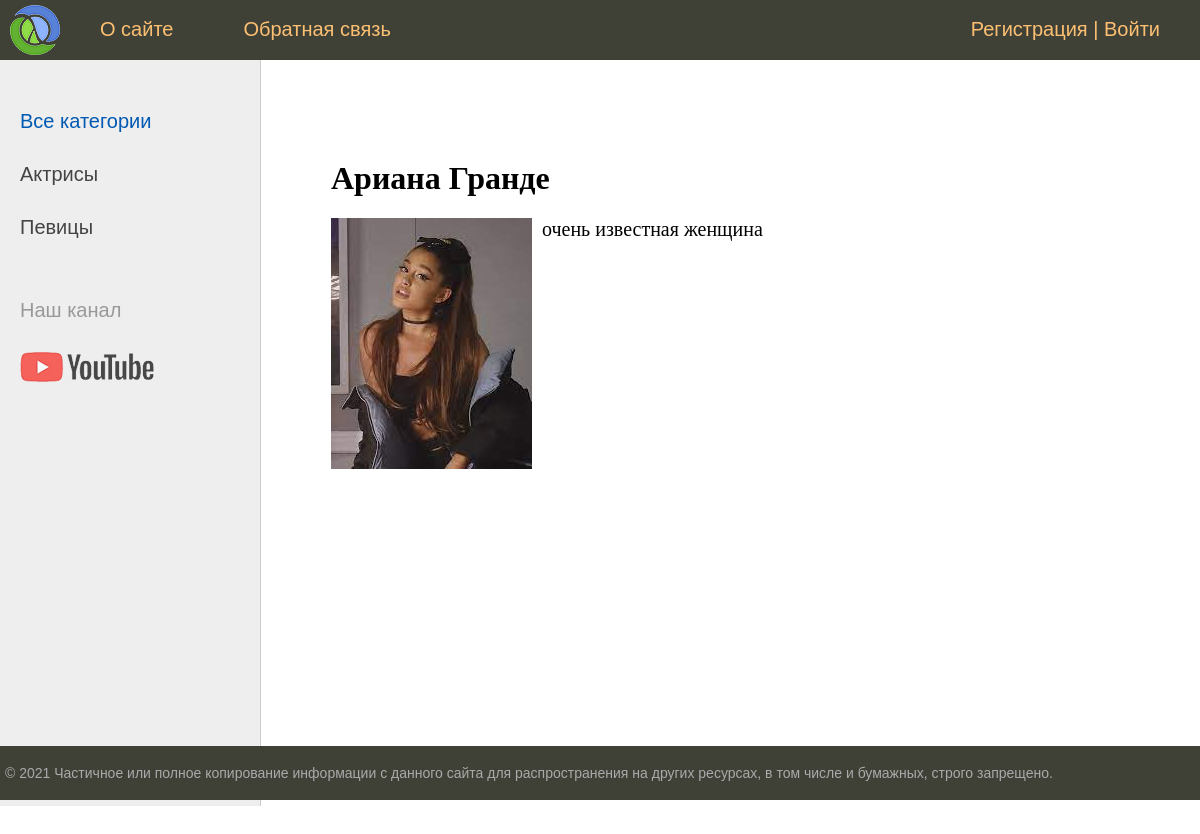
The app's page /post/ariana-grande/ with its own data.
### women/models.py (models this page shows, shortened)
class Category(models.Model):
    name = models.CharField(max_length=100, db_index=True, verbose_name="Категория")
    slug = models.SlugField(max_length=255, unique=True, db_index=True, verbose_name="URL")
    def get_absolute_url(self):
        return reverse('category', kwargs={'cat_slug': self.slug})
    class Meta:
        verbose_name = 'Категория'
        verbose_name_plural = 'Категория'
        ordering = ['id']

class Women(models.Model):
    title = models.CharField(max_length=255, verbose_name="Заголовок")
    slug = models.SlugField(max_length=255, unique=True,db_index=True, verbose_name="URL")
    content = models.TextField(blank=True, verbose_name="Текст статьи")
    photo = models.ImageField(upload_to="photos/%Y/%m/%d/", verbose_name="Фото")
    time_create = models.DateTimeField(auto_now_add=True, verbose_name="Время создания")
    time_update = models.DateTimeField(auto_now=True, verbose_name="Время изменения")
    is_published = models.BooleanField(default=True, verbose_name="Публикация")
    cat = models.ForeignKey('Category',  on_delete=models.PROTECT, verbose_name="Категория")
    def __str__(self):
        return self.title
    class Meta:
        verbose_name = 'Известные женщины'
        verbose_name_plural = 'Известные женщины'
        ordering = ['id']

### women/views.py (the view)
# urls.py: path('post/<slug:post_slug>/', ShowPost.as_view(), name='post'),
class ShowPost(DataMixin, DetailView):
    model = Women
    template_name = 'women/post.html'
    slug_url_kwarg = 'post_slug'
    context_object_name = 'post'
    def get_context_data(self, *, object_list=None, **kwargs):
        context = super().get_context_data(**kwargs)
        c_def = self.get_user_context(title=context['post'])
        return dict(list(context.items())+list(c_def.items()))

### women/utils.py (called while the page is built)
    def get_user_context(self, **kwards):
        context = kwards
        cats = Category.objects.annotate(Count('women'))
        user_menu = menu.copy()
        if not self.request.user.is_authenticated:
            user_menu.pop(1)
        context['menu'] = user_menu
        context['cats'] = cats
        if 'cat_selected' not in context:
            context['cat_selected'] = 0
        return context

### women/templates/women/post.html
{% extends 'women/base.html' %}
{% block content %}
<h1>{{post.title}}</h1>
{% if post.photo %}
<p><img class="img-article-left" src="{{post.photo.url}}"></p>
{% endif %}
{{post.content|linebreaks}}
{% endblock %}

### women/templates/women/base.html (shortened to what this page needs)
{% load static %}
{% load women_tags %}
<!DOCTYPE html>
<html>
<head>
	<link type="text/css" href="{% static 'women/css/styles.css' %}" rel="stylesheet" />
</head>
<body>
<table class="table-page" border=0 cellpadding="0" cellspacing="0">
<tr><td valign=top>
{% block mainmenu %}
		<div class="header">
			<ul id="mainmenu" class="mainmenu">
			<li class="logo"><a href="{% url 'home' %}"><div class="logo"></div></a></li>
{% for m in menu %}
			<li><a href="{% url m.url_name %}" >{{m.title}}</a></li>
{% endfor %}
				{% if request.user.is_authenticated %}
				<li class="last">{{ user.username }} | <a href="{% url 'logout' %}">Выйти</a></li>
				{% else %}
				<li class="last">	<a href="{% url 'register' %}">Регистрация </a> | <a href="{% url 'login' %}">Войти</a></li>
				{% endif %}
			</ul>
		</div>
{% endblock mainmenu %}
<table class="table-content" border=0 cellpadding="0" cellspacing="0">
<tr>
	<td valign="top" class="left-chapters">
	<ul id="leftchapters">
		{% if cat_selected == 0 %}
		<li class="selected">Все категории</li>
		{% else %}
		<li> <a href="{% url 'home' %}">Все категории</a></li>
		{% endif %}
		{% for c in cats %}
		{% if c.women__count > 0 %}
		{% if c.pk == cat_selected %}
		<li class="selected">{{c.name}}</li>
		{% else %}
		<li> <a href="{{ c.get_absolute_url }}">{{c.name}}</a></li>
		{% endif %}
		{% endif %}
		{% endfor %}
		<li class="share">
		<p>Наш канал</p>
		<a class="share-yt" href="https://www.youtube.com/channel/UClJzWfGWuGJL2t-3dYKcHTA/playlists" target="_blank" rel="nofollow"></a>
		</li>
	</ul>
</td>
<td valign="top" class="content">
	<div class="content-text">
{% block content %}
{% endblock %}
	</div>
</td></tr></table>
</td></tr>
<tr><td valign=top>
	<div id="footer">
		<p>&copy; 2021 Частичное или полное копирование информации с данного сайта для распространения на других ресурсах, в том числе и бумажных, строго запрещено.</p>
	</div>
</td></tr></table>
</body>
</html>

### women/static/women/css/styles.css (style rules this page uses)
html, body { font-family: 'Arial'; margin: 0; padding: 0; height: 100%; width: 100%; color: #444; }
a { color: #0059b2; text-decoration: none; }
img { max-width: 600px; height: auto; }
img.img-article-left { max-width: 300px; height: auto; float: left; padding: 0 10px 10px 0; }
.table-page { width: 100%; height: 100%; vertical-align: top; }
.table-page tr { height: 100%; }
.header { background: #3F4137; height: 60px; }
.logo { background: url('../images/logo.png') no-repeat 10px 5px; width: 70px; height: 60px; }
ul.mainmenu { list-style: none; margin: 0; padding: 0; height: 60px; color: #fdc073; font-size: 20px; overflow: hidden; }
ul.mainmenu li { float: left; margin: 18px 40px 0 30px; }
ul.mainmenu li.logo { margin: 0; }
ul.mainmenu li.last { float: right; }
ul.mainmenu li a { color: #fdc073; text-decoration: none; }
.table-content { width: 100%; min-height: 100%; height: 100%; }
.left-chapters { margin: 0; background: #eee; border-right: 1px solid #ccc; min-height: 100%; }
.left-chapters ul { width: 230px; min-height: 100%; margin: 0; padding: 20px 10px 10px 20px; list-style: none; font-size: 20px; }
.left-chapters ul li { margin: 30px 0 0 0; color: #999; }
.left-chapters ul li.selected { color: #0059b2; }
.left-chapters ul li a { color: #444; text-decoration: none; }
.left-chapters ul li.share { margin: 60px 0 0 0; }
.left-chapters ul li.share p { margin: 30px 0 30px 0; }
.left-chapters ul li.share a { display: inline-block; width: 40px; height: 40px; margin: 0 20px 0 0; }
.left-chapters ul li.share a.share-yt { width: 100%; height: 30px; background: url('../images/share_yt.png') no-repeat 0 0 }
.content { padding: 40px 20px 20px 40px; width: 100%; box-sizing: border-box; }
.content-text { margin: 60px 0 0 30px; color: #000; font-size: 20px; font-family: Yandex Sans Display Light; }
.content-text h1 { font-size: 32px; }
#footer { box-sizing: border-box; background: #3F4137; padding: 5px; color: #aaa; font-size: 14px; font-family: Verdana, Geneva, Arial, Helvetica; text-align: left; overflow: hidden; }

### records on screen
Category: name "Актрисы"
Category: name "Певицы"
Women: title "Ариана Гранде", photo (picture), content "очень известная женщина"

### other values on screen
{{ m.title }} "О сайте" "Обратная связь"
